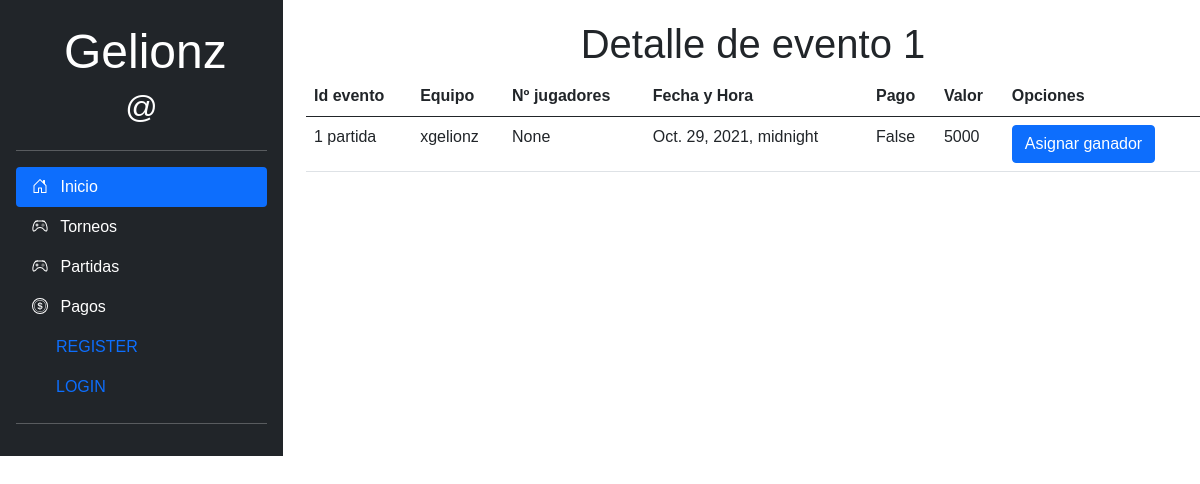
The app's page /principal/detalle/1/, older data.
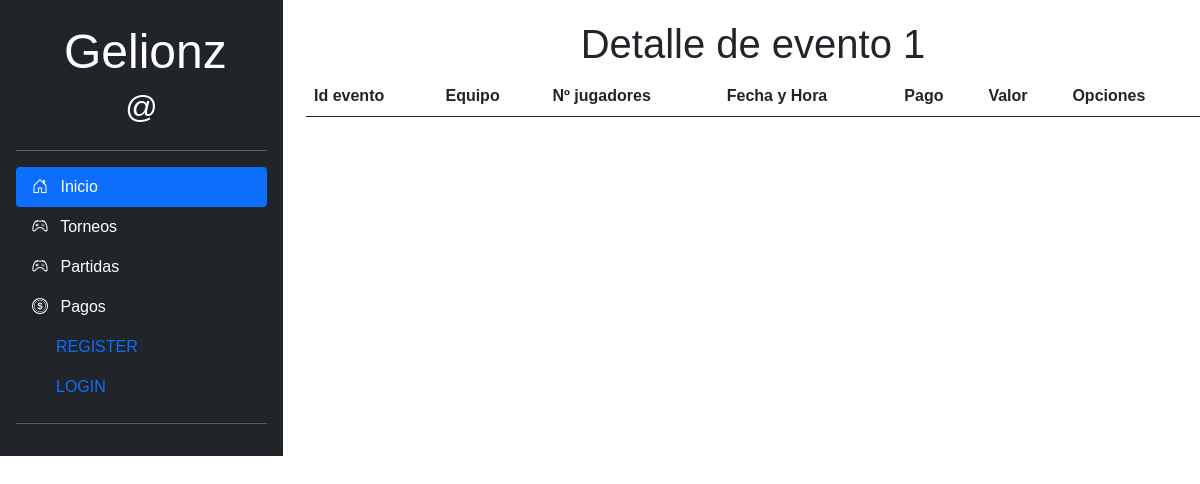
The same page, newer data.
### aplicaciones/principal/models.py (models this page shows, shortened)
class Inscripcion(models.Model):
	fecha_hora_inscripcion  =models.DateTimeField(auto_now_add=True)
	es_ganador              =models.CharField(max_length=50, choices=estados_equipo, default='inscrito')
	pago                    =models.ImageField('imagen del pago', upload_to='pagos/', blank=True, null=True)
	id_equipo_FK            =models.ForeignKey(Equipo, on_delete=models.CASCADE)
	inscripcion_evento_FK   =models.ForeignKey(Evento, on_delete=models.CASCADE)

class Evento(models.Model):
	tipo_evento         =models.CharField(max_length=200, choices=tipos_eventos)
	codigo 		        =models.CharField(max_length=200, null=True, blank=True)
	fecha_hora_evento   =models.DateTimeField()
	valor_evento        =models.PositiveIntegerField()
	ganador_evento      =models.CharField(max_length=200, null=True, blank=True)
	cantidad_jugadores  =models.PositiveIntegerField() #cant_equipos
	is_paid             =models.BooleanField(default=False) #si el evento fue pago al ganador
	estado              =models.CharField(max_length=200, choices=estados, default='disponible')
	organizador         =models.ForeignKey(Usuario, on_delete=models.CASCADE)
	def __str__ (self):
		return str(self.id)+' '+self.tipo_evento

class Equipo(models.Model):
	nombre_capitan  =models.CharField(max_length=80, null=True, blank=True)
	nombre_equipo   =models.CharField(max_length=80)
	num_integrantes =models.IntegerField(null=True, blank=True)
	eventos_jugados =models.CharField(max_length=200, default=0) #IntegerField

### aplicaciones/principal/views.py (the view)
# urls.py: path('detalle/<int:id_evento>/', views.detalle_view, name = 'detalle_view'),
def detalle_view(request, id_evento):
	obj = Evento.objects.get(id=id_evento)
	lista =  Inscripcion.objects.filter(inscripcion_evento_FK__id=id_evento)
	return render(request, 'detalle.html', locals())

### templates/detalle.html (shortened to what this page needs)
{% extends 'base_streaming.html' %}
{% block contenido %}
<h1>Detalle de evento {{ id_evento }} </h1>
<table class="table">
    <thead>
        <tr>
            <th scope="col">Id evento</th>
            <th scope="col">Equipo</th>
            <th scope="col">Nº jugadores</th>
            <th scope="col">Fecha y Hora</th>
            <th scope="col">Pago</th>
            <th scope="col">Valor</th>
            <th scope="col">Opciones</th>
        </tr>
    </thead>
    <tbody>
        {% for p in lista %}
        <tr>
            <td>{{ p.inscripcion_evento_FK }}</td>
            <td>{{ p.id_equipo_FK.nombre_equipo }}</td>
            <td>{{ p.id_equipo_FK.num_integrantes }}</td>
            <td>{{ p.inscripcion_evento_FK.fecha_hora_evento }}</td>
            <td>{{ p.inscripcion_evento_FK.is_paid }}</td>
            <td>{{ p.inscripcion_evento_FK.valor_evento }}</td>
            <td>
                {% if p.es_ganador == 'ganador' %}
                <p>Ganador</p>
                {% elif p.es_ganador == 'inscrito' and obj.ganador_evento is not None %}
                <p>Perdedor</p>
                {% elif p.es_ganador == 'inscrito' and obj.ganador_evento is None %}
                <a href="{% url 'agregarG_view' id_evento=obj.id id_equipo=p.id_equipo_FK.id %}"
                    class="btn btn-primary">Asignar ganador</a>
                {% endif %}
            </td>
        </tr>
        {% endfor %}
    </tbody>
</table>
{% endblock contenido %}

Row changes from the older to the newer data that the page shows:
removed Inscripcion: inscripcion_evento_FK "1 partida", id_equipo_FK.nombre_equipo "xgelionz", id_equipo_FK.num_integrantes "None", inscripcion_evento_FK.fecha_hora_evento "Oct. 29, 2021, midnight", inscripcion_evento_FK.is_paid "False", inscripcion_evento_FK.valor_evento "5000", es_ganador "Asignar ganador"
